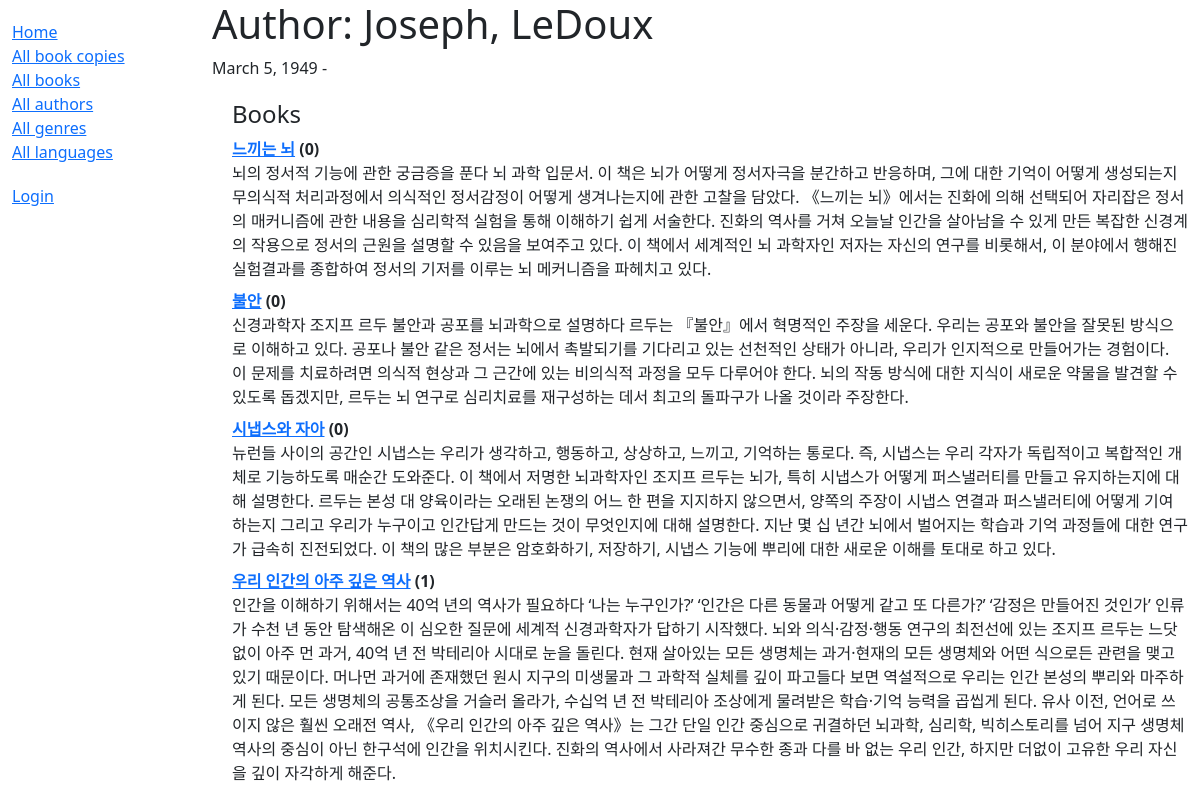
/catalog/author/2, run on the app's committed database.
### catalog/models.py (models this page shows, shortened)
class Author(models.Model):
    first_name = models.CharField(max_length=100)
    last_name = models.CharField(max_length=100)
    date_of_birth = models.DateField(null=True, blank=True)
    date_of_death = models.DateField('died', null=True, blank=True)
    class Meta:
        ordering = ['last_name', 'first_name']
    def __str__(self):
        return f'{self.last_name}, {self.first_name}'

class Book(models.Model):
    title = models.CharField(max_length=200)
    author = models.ForeignKey('Author', on_delete=models.RESTRICT, null=True)
    summary = models.TextField(
        max_length=1000, help_text="Enter a brief description of the book")
    isbn = models.CharField('ISBN', max_length=13,
                            unique=True,
                            help_text='13 Character <a href="https://www.isbn-international.org/content/what-isbn'
                                      '">ISBN number</a>')
    genre = models.ManyToManyField(
        Genre, help_text="Select a genre for this book")
    language = models.ForeignKey(
        'Language', on_delete=models.SET_NULL, null=True)
    class Meta:
        ordering = ['title', 'author']
    def display_genre(self):
        """ 장르의 문자열을 만듬. 관리에서 장르를 표시하려면 이 작업이 필요함"""
        return ', '.join([genre.name for genre in self.genre.all()[:3]])
    display_genre.short_description = 'Genre'
    def __str__(self):
        return self.title

### catalog/views.py (the view)
# urls.py: path('author/<int:pk>', views.AuthorDetailView.as_view(), name='author-detail'),
class AuthorDetailView(generic.DetailView):
    model = Author

### catalog/templates/catalog/author_detail.html
{% extends "base_generic.html" %}
{% block content %}
<h1>Author: {{ author }} </h1>
<p>{{author.date_of_birth}} - {% if author.date_of_death %}{{author.date_of_death}}{% endif %}</p>
<div style="margin-left:20px;margin-top:20px">
<h4>Books</h4>
<dl>
{% for book in author.book_set.all %}
  <dt><a href="{% url 'book-detail' book.pk %}">{{book}}</a> ({{book.bookinstance_set.all.count}})</dt>
  <dd>{{book.summary}}</dd>
  {% empty %}
  <p>This author has no books.</p>
{% endfor %}
</dl>
</div>
{% endblock %}

### data on the page
Author: date_of_birth "March 5, 1949"
Book: title "느끼는 뇌", bookinstance_set.all.count "0", summary "뇌의 정서적 기능에 관한 궁금증을 푼다 뇌 과학 입문서. 이 책은 뇌가 어떻게 정서자극을 분간하고 반응하며, 그에 대한 기억이 어떻게 생성되는지 무의식적 처리과정에서 의식적인 정서감정이 어떻게 생겨나는지에 관한 고찰을 담았다. 《느끼는 뇌》에서는 진화에 의해 선택되어 자리잡은 정서의 매커니즘에 관한 내용을 심리학적 실험을 통해 이해하기 쉽게 서술한다. 진화의 역사를 거쳐 오늘날 인간을 살아남을 수 있게 만든 복잡한 신경계의 작용으로 정서의 근원을 설명할 수 있음을 보여주고 있다. 이 책에서 세계적인 뇌 과학자인 저자는 자신의 연구를 비롯해서, 이 분야에서 행해진 실험결과를 종합하여 정서의 기저를 이루는 뇌 메커니즘을 파헤치고 있다."
Book: title "불안", bookinstance_set.all.count "0", summary "신경과학자 조지프 르두 불안과 공포를 뇌과학으로 설명하다 르두는 『불안』에서 혁명적인 주장을 세운다. 우리는 공포와 불안을 잘못된 방식으로 이해하고 있다. 공포나 불안 같은 정서는 뇌에서 촉발되기를 기다리고 있는 선천적인 상태가 아니라, 우리가 인지적으로 만들어가는 경험이다. 이 문제를 치료하려면 의식적 현상과 그 근간에 있는 비의식적 과정을 모두 다루어야 한다. 뇌의 작동 방식에 대한 지식이 새로운 약물을 발견할 수 있도록 돕겠지만, 르두는 뇌 연구로 심리치료를 재구성하는 데서 최고의 돌파구가 나올 것이라 주장한다."
Book: title "시냅스와 자아", bookinstance_set.all.count "0", summary "뉴런들 사이의 공간인 시냅스는 우리가 생각하고, 행동하고, 상상하고, 느끼고, 기억하는 통로다. 즉, 시냅스는 우리 각자가 독립적이고 복합적인 개체로 기능하도록 매순간 도와준다. 이 책에서 저명한 뇌과학자인 조지프 르두는 뇌가, 특히 시냅스가 어떻게 퍼스낼러티를 만들고 유지하는지에 대해 설명한다. 르두는 본성 대 양육이라는 오래된 논쟁의 어느 한 편을 지지하지 않으면서, 양쪽의 주장이 시냅스 연결과 퍼스낼러티에 어떻게 기여하는지 그리고 우리가 누구이고 인간답게 만드는 것이 무엇인지에 대해 설명한다. 지난 몇 십 년간 뇌에서 벌어지는 학습과 기억 과정들에 대한 연구가 급속히 진전되었다. 이 책의 많은 부분은 암호화하기, 저장하기, 시냅스 기능에 뿌리에 대한 새로운 이해를 토대로 하고 있다."
Book: title "우리 인간의 아주 깊은 역사", bookinstance_set.all.count "1", summary "인간을 이해하기 위해서는 40억 년의 역사가 필요하다 ‘나는 누구인가?’ ‘인간은 다른 동물과 어떻게 같고 또 다른가?’ ‘감정은 만들어진 것인가’ 인류가 수천 년 동안 탐색해온 이 심오한 질문에 세계적 신경과학자가 답하기 시작했다. 뇌와 의식·감정·행동 연구의 최전선에 있는 조지프 르두는 느닷없이 아주 먼 과거, 40억 년 전 박테리아 시대로 눈을 돌린다. 현재 살아있는 모든 생명체는 과거·현재의 모든 생명체와 어떤 식으로든 관련을 맺고 있기 때문이다. 머나먼 과거에 존재했던 원시 지구의 미생물과 그 과학적 실체를 깊이 파고들다 보면 역설적으로 우리는 인간 본성의 뿌리와 마주하게 된다. 모든 생명체의 공통조상을 거슬러 올라가, 수십억 년 전 박테리아 조상에게 물려받은 학습·기억 능력을 곱씹게 된다. 유사 이전, 언어로 쓰이지 않은 훨씬 오래전 역사, 《우리 인간의 아주 깊은 역사》는 그간 단일 인간 중심으로 귀결하던 뇌과학, 심리학, 빅히스토리를 넘어 지구 생명체 역사의 중심이 아닌 한구석에 인간을 위치시킨다. 진화의 역사에서 사라져간 무수한 종과 다를 바 없는 우리 인간, 하지만 더없이 고유한 우리 자신을 깊이 자각하게 해준다."
